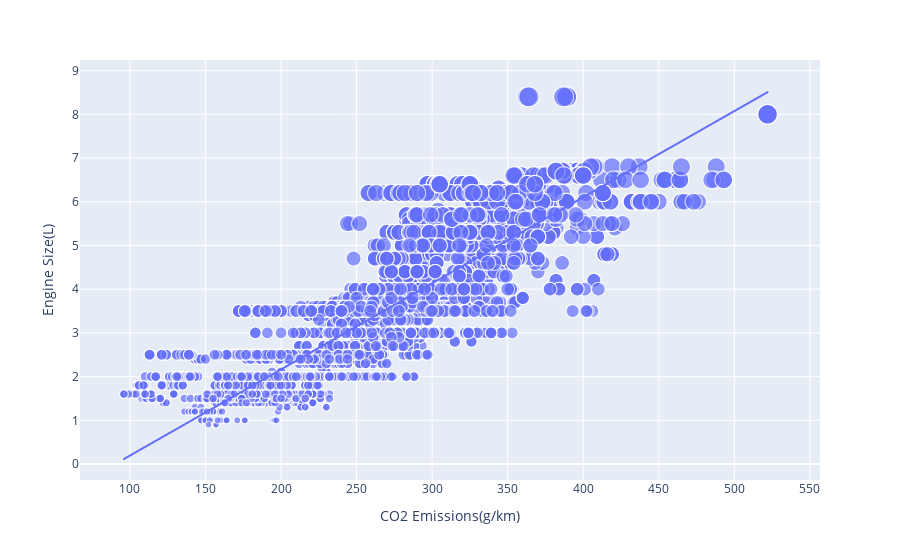

Source (notebook cell):
### Markdown cell above
####
Analisis : Fungsi density pada Engine Size untuk melihat ukuran atau Size Engine pada kendaraan, yang mana dapat dilihat bahwa Engine Size dengan ukuran "2" adalah paling banyak digunakan

### Code cell
import plotly.express as px
import plotly.graph_objects as go
figure = px.scatter(data_frame = df, x= "CO2 Emissions(g/km)", y="Engine Size(L)", size="Engine Size(L)", trendline="ols")
figure.show()

### Figure 1 — Plotly figure (JSON) as saved in the notebook; plotly's stock layout.template omitted (floating-point values rounded to 4 significant figures; data arrays with more than 128 entries replaced by an {"elided": "..."} marker saying what was removed)
{"data": [{"hovertemplate": "CO2 Emissions(g/km)=%{x}<br>Engine Size(L)=%{marker.size}<extra></extra>", "legendgroup": "", "marker": {"color": "#636efa", "size": {"elided": "7385 float values"}, "sizemode": "area", "sizeref": 0.021, "symbol": "circle"}, "mode": "markers", "name": "", "showlegend": false, "type": "scattergl", "x": {"elided": "7385 int values"}, "xaxis": "x", "y": {"elided": "7385 float values"}, "yaxis": "y"}, {"hovertemplate": "<b>OLS trendline</b><br>Engine Size(L) = 0.0196982 * CO2 Emissions(g/km) + -1.776<br>R<sup>2</sup>=0.724447<br><br>CO2 Emissions(g/km)=%{x}<br>Engine Size(L)=%{y} <b>(trend)</b><extra></extra>", "legendgroup": "", "marker": {"color": "#636efa", "symbol": "circle"}, "mode": "lines", "name": "", "showlegend": false, "type": "scattergl", "x": {"elided": "7385 int values"}, "xaxis": "x", "y": {"elided": "7385 float values"}, "yaxis": "y"}], "layout": {"legend": {"itemsizing": "constant", "tracegroupgap": 0}, "margin": {"t": 60}, "xaxis": {"anchor": "y", "domain": [0, 1], "title": {"text": "CO2 Emissions(g/km)"}}, "yaxis": {"anchor": "x", "domain": [0, 1], "title": {"text": "Engine Size(L)"}}}}
